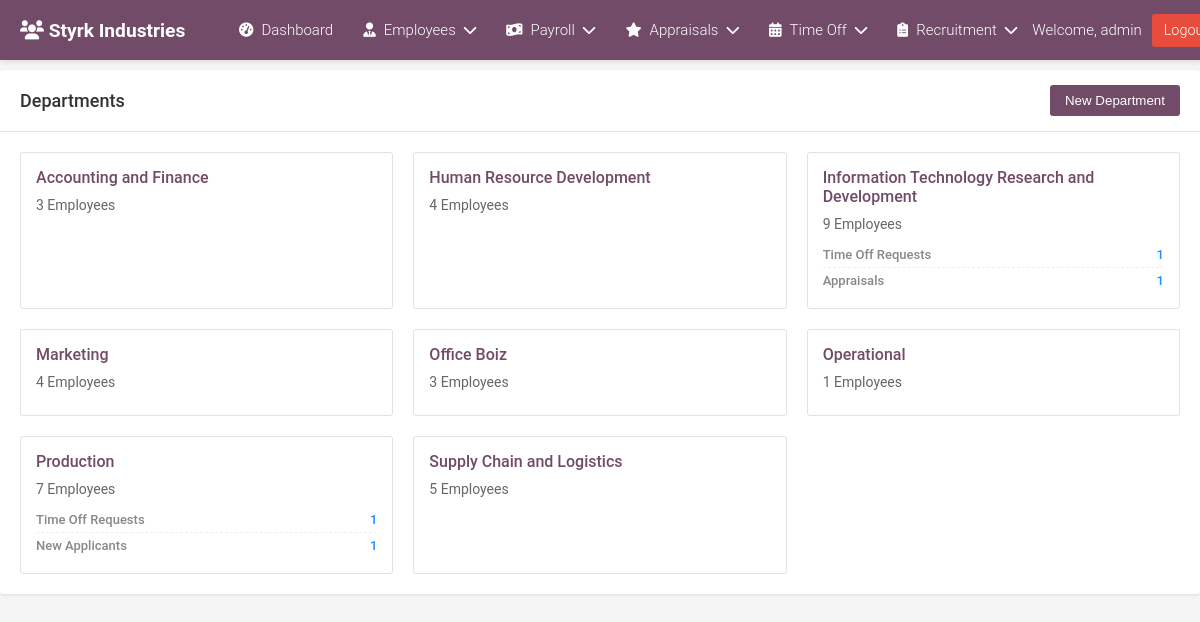
Page /departements.php (signed in) on the committed database.
### tables this page shows
CREATE TABLE `departments` (
  `id` int NOT NULL,
  `name` varchar(100) NOT NULL
);

### departements.php (the view, shortened to what this page needs)
<?php
require 'auth.php';
include 'admin_header.php';
$sql = "SELECT d.id, d.name, COUNT(e.id) as employee_count
        FROM departments d
        LEFT JOIN employees e ON e.department_id = d.id
        GROUP BY d.id, d.name
        ORDER BY d.name";
$result = $conn->query($sql);
$departments = [];
if ($result->num_rows > 0) {
    while($row = $result->fetch_assoc()) {
        $departments[$row['id']] = $row;
    }
}
?>
<!DOCTYPE html>
<html lang="en">
<head>
</head>
<body>
    <div class="container">
        <div class="header1">
            <h1>Departments</h1>
            <button id="newDepartmentBtn" class="new-department-btn">New Department</button>
        </div>
        <div class="department-grid">
            <?php foreach ($departments as $id => $department): ?>
                <div class="department-card">
                    <div class="department-name"><?php echo htmlspecialchars($department['name']); ?></div>
                    <div class="employee-count"><?php echo $department['employee_count']; ?> Employees</div>
                    <div class="department-stats">
                        <?php if ($id == 6):  ?>
                            <div class="stat-item">
                                <span class="stat-label">Time Off Requests</span>
                                <span class="stat-value highlight">1</span>
                            </div>
                            <div class="stat-item">
                                <span class="stat-label">New Applicants</span>
                                <span class="stat-value highlight">1</span>
                            </div>
                        <?php elseif ($id == 8):  ?>
                            <div class="stat-item">
                                <span class="stat-label">Time Off Requests</span>
                                <span class="stat-value highlight">1</span>
                            </div>
                            <div class="stat-item">
                                <span class="stat-label">Appraisals</span>
                                <span class="stat-value highlight">1</span>
                            </div>
                        <?php endif; ?>
                    </div>
                </div>
            <?php endforeach; ?>
        </div>
    </div>
</body>
</html>

### admin_header.php (style rules this page uses)
body { font-family: -apple-system, BlinkMacSystemFont, "Segoe UI", Roboto, Helvetica, Arial, sans-serif; margin: 0; background-color: #f5f6f7; color: #333; }

### departements.php (style rules this page uses)
body { font-family: 'Roboto', Arial, sans-serif; margin-top: 70px; padding: 0; background-color: #f5f5f5; color: #333; }
.container { max-width: 1200px; margin: 20px auto; background: white; box-shadow: 0 1px 3px rgba(0,0,0,0.1); border-radius: 3px; }
.header1 { padding: 15px 20px; border-bottom: 1px solid #e2e2e2; display: flex; justify-content: space-between; align-items: center; }
.header1 h1 { margin: 0; font-size: 18px; font-weight: 500; }
.new-department-btn { background: #714B67; color: white; border: none; padding: 8px 15px; border-radius: 3px; cursor: pointer; }
.department-grid { display: grid; grid-template-columns: repeat(auto-fill, minmax(300px, 1fr)); gap: 20px; padding: 20px; }
.department-card { border: 1px solid #e2e2e2; border-radius: 3px; padding: 15px; transition: box-shadow 0.3s; }
.department-name { font-size: 16px; font-weight: 500; margin-bottom: 10px; color: #714B67; }
.employee-count { font-size: 14px; color: #666; margin-bottom: 10px; }
.department-stats { font-size: 13px; color: #888; }
.stat-item { display: flex; justify-content: space-between; padding: 5px 0; border-bottom: 1px dashed #eee; }
.stat-item:last-child { border-bottom: none; }
.stat-label { font-weight: 500; }
.stat-value { color: #333; }
.highlight { color: #1890ff; font-weight: 500; }

### rows in the picture
departments: name "Accounting and Finance", employee_count "3"
departments: name "Human Resource Development", employee_count "4"
departments: name "Information Technology Research and Development", employee_count "9", shows "Time Off Requests"
departments: name "Marketing", employee_count "4"
departments: name "Office Boiz", employee_count "3"
departments: name "Operational", employee_count "1"
departments: name "Production", employee_count "7", shows "Time Off Requests"
departments: name "Supply Chain and Logistics", employee_count "5"

### other values in the picture
$_SESSION['username'] "admin"
